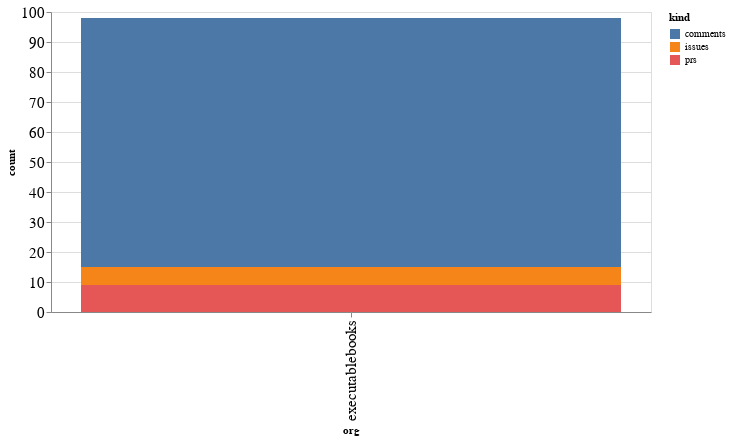

The notebook cell saved with this chart:
### Code cell
alt.Chart(org_summaries, width=600).mark_bar().encode(
    x='org',
    y='count',
    color='kind',
    tooltip="org"
)

### Figure 1 — Vega-Lite specification as saved in the notebook (floating-point values rounded to 4 significant figures)
{"config": {"axisLeft": {"labelFontSize": 15}, "axisBottom": {"labelFontSize": 15}}, "data": {"name": "data-26c8b0a5b41fab478fd4f7d3f7b07abf"}, "mark": "bar", "encoding": {"color": {"type": "nominal", "field": "kind"}, "tooltip": {"type": "nominal", "field": "org"}, "x": {"type": "nominal", "field": "org"}, "y": {"type": "quantitative", "field": "count"}}, "width": 600, "$schema": "https://vega.github.io/schema/vega-lite/v4.8.1.json", "datasets": {"data-26c8b0a5b41fab478fd4f7d3f7b07abf": [{"org": "executablebooks", "kind": "comments", "count": 83}, {"org": "executablebooks", "kind": "issues", "count": 6}, {"org": "executablebooks", "kind": "prs", "count": 9}]}}
